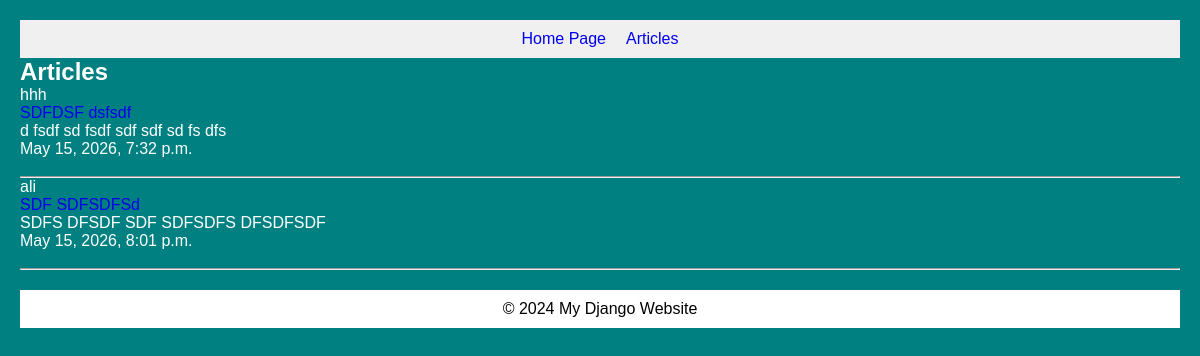
The page /articles/ on the database as committed earlier.
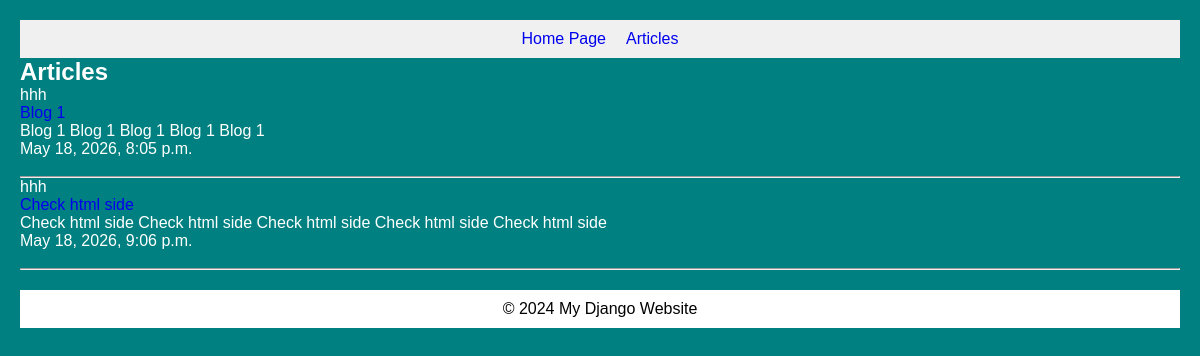
The same page on the database as committed later.
### article/models.py (models this page shows, shortened)
class Article(models.Model):
    author = models.ForeignKey(
        "auth.User", on_delete=models.CASCADE, verbose_name="Yazar"
    )
    title = models.CharField(max_length=150, verbose_name="Başlıq")  # input
    content = models.TextField(verbose_name="Məzmun")  # textarea
    category = models.ForeignKey(Category, on_delete=models.CASCADE, related_name="articles")
    created_date = models.DateTimeField(auto_now_add=True)

### article/views.py (the view)
# urls.py: path("articles/", views.articles__view, name="articles"),
def articles__view(request):
    articles = Article.objects.all()
    return render(request, "articles.html", {"articles": articles})

### templates/articles.html (shortened to what this page needs)
{% extends "layout.html" %}
{% block body %}
    <h2>Articles</h2>
    {% if articles %}
        <ul>
            {% for article in articles %}
                <li>{{ article.author }}</li>
                <li><a href="{% url 'article-detail' article.id %}">{{ article.title }}</a></li>
                <li>{{ article.content }}</li>
                <li>{{ article.created_date }}</li>
                <br> <hr>
            {% endfor %}
        </ul>
    {% else %}
        <p style="color:red;">Heleki hec bir meqale elave olunmayib.</p>
    {% endif %}
{% endblock body %}

### templates/layout.html (shortened to what this page needs)
{% load static %}
<!DOCTYPE html>
<html lang="en">
<head>
    <link rel="stylesheet" href="{% static 'css/style.css' %}">
</head>
<body>
    {% include 'header.html' %}
    {% block body %}
    {% endblock body %}
    {% include 'footer.html' %}
</body>
</html>

### templates/header.html
<header>
    <nav style="display: flex; gap: 20px; padding: 10px; background-color: #f0f0f0; align-items: center; justify-content: center;">
        <a href="/">Home Page</a>
        <a href="/articles/">Articles</a>
    </nav>
</header>

### templates/footer.html
<footer style="background-color: white; color: black; text-align: center; padding: 10px; margin-top: 20px;">
    <p>&copy; 2024 My Django Website</p>
</footer>

### static/css/style.css (style rules this page uses)
* { margin: 0; padding: 0; box-sizing: border-box; text-decoration: none; list-style: none; }
body { font-family: Arial, sans-serif; background-color: teal; color: white; margin: 20px; }

Rows that differ between the two databases and show on the page:
removed Article: author "ali", title "SDF SDFSDFSd", content "SDFS DFSDF SDF SDFSDFS DFSDFSDF", created_date "May 15, 2026, 8:01 p.m."
changed Article: title "SDFDSF dsfsdf" → "Blog 1"; content "d fsdf sd fsdf sdf sdf sd fs dfs" → "Blog 1 Blog 1 Blog 1 Blog 1 Blog 1"; created_date "May 15, 2026, 7:32 p.m." → "May 18, 2026, 8:05 p.m."
added Article: author "hhh", title "Check html side", content "Check html side Check html side Check html side Check html side Check html side", created_date "May 18, 2026, 9:06 p.m."
